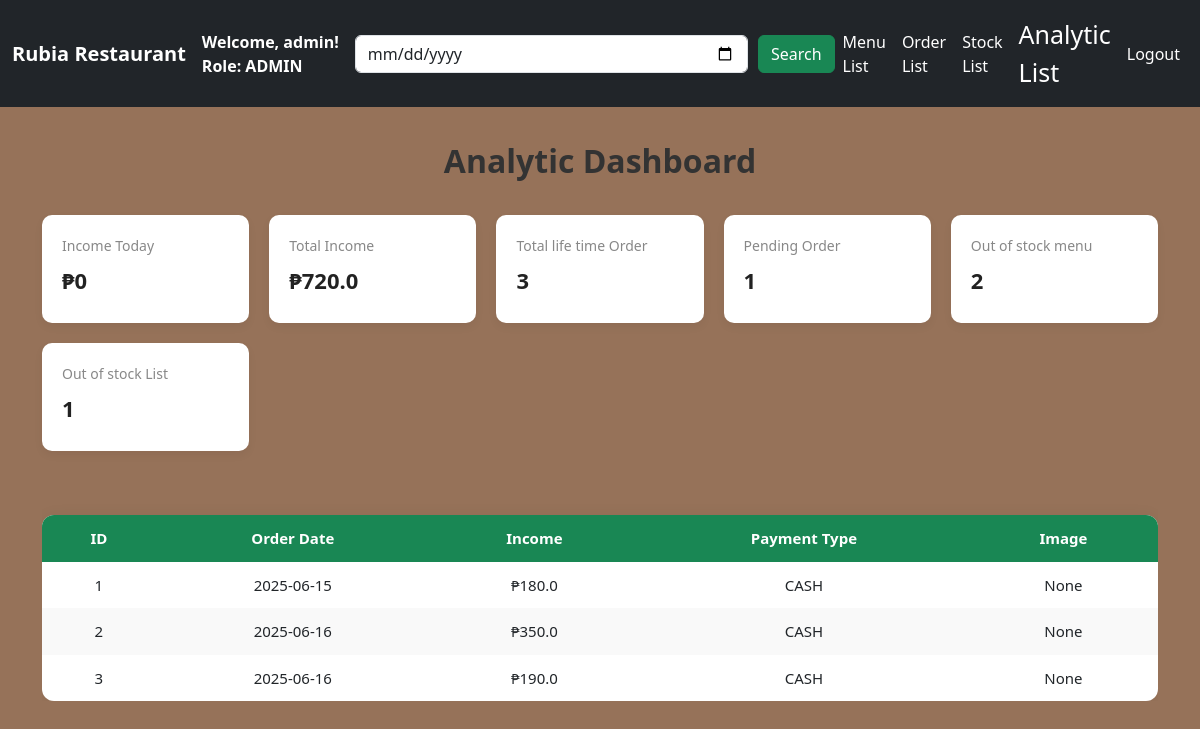
Page /analytic/list (signed in) on the committed database.
### function/model.py (models this page shows)
class Income_table(SQLModel, table=True):
    id:              int                     = Field(default=None, primary_key=True)
    order_date:      datetime.date           = Field(default_factory=datetime.date.today)
    income:          float                   = Field(nullable=False)
    payment_type:    PaymentEnum             = Field()
    image_url:       str                     = Field()
    order_list_item: str                     = Field()
    holder: Optional["Income_Holder"] = Relationship(back_populates="order")

### main.py (the view)
@app.route("/analytic/list",methods=['GET','POST'])
def analytic_list():
    if 'user_id' not in flask_session:
        return redirect(url_for('login'))
    role = flask_session.get('role')
    if role not in ['ADMIN', 'EMPLOYEE']:
        flash('You cannot Edit this','error')
        return redirect(url_for('restrict_access'))
    username = flask_session.get('username')
    role =   flask_session.get('role')
    image_names = os.listdir('static/images')
    page = request.args.get('page',1,type=int)
    PER_PAGE = 6
    with DbaseSession(engine) as session:
        if role  in ['EMPLOYEE','ADMIN']:
            stmt = select(Income_table)
            data = session.exec(stmt).all()
            stmt2 = select(Order_List).options(selectinload(Order_List.menu))
            orders = session.exec(stmt2).all()
            count  = len(set(order.table for order in orders)) # we use this to count only range
            stmt3 = session.exec(select(Menu_List).where(Menu_List.quantity == 0)).all()
            out_of_stock = len(stmt3) #this will count out of stock menu
            stmt4 = session.exec(select(Kitchen_Stock).where(Kitchen_Stock.quantity == 0)).all()
            out_of_stock_list = len(stmt4)
            stmt5 = session.exec(select(Income_Holder)).all()
            life_time_order = len(stmt5)
            stmt6 = select(Income_Today).where(Income_Today.transaction_date == date.today())
            data2 = session.exec(stmt6).all()
        if request.method == 'POST':
            query_date = request.form.get('query_date')
            if query_date:
                stmt = stmt.where(Income_table.order_date.ilike(f"%{query_date}%"))
    income_today_holder = []
    for item2 in data2:
        income_today_holder.append(item2.balance)
    income_holder = []
    for item in data:
        print(item.income)
        income_holder.append(item.income)
    total = len(data)
    start = (page - 1) * PER_PAGE
    end = start + PER_PAGE
    paginated_data = data[start:end]
    context = {
        'income_today':sum(income_today_holder),
        'total_income': sum(income_holder),
        'income_table': paginated_data,
        'username': username,
        'role': role,
        'page':page,
        'images_name': image_names,
        'total_pages': (total + PER_PAGE - 1) // PER_PAGE,
        'today':today,
        'count':count,
        'out_of_stock':out_of_stock,
        'out_of_stock_list':out_of_stock_list,
        'life_time_order':life_time_order
    }
    return render_template('analytics.html',**context)

### function/model.py (called while the page is built)
    def __str__(self):
        return self.value

### templates/analytics.html (shortened to what this page needs)
<!DOCTYPE html>
<html lang="en">
<head>
  <link href="https://cdn.jsdelivr.net/npm/bootstrap@5.3.6/dist/css/bootstrap.min.css" rel="stylesheet">
</head>
<body>
  <nav class="navbar navbar-expand-lg navbar-dark bg-dark fixed-top">
    <div class="container-fluid">
      <a class="navbar-brand fw-bold">Rubia Restaurant</a>
      <div class="d-flex flex-column text-white me-3">
        <span class="fw-bold">Welcome, {{ username }}!</span>
        <span class="fw-bold">Role: {{ role }}</span>
      </div>
      <div class="collapse navbar-collapse justify-content-between" id="navbarNav">
        <form class="d-flex mx-auto" action="/analytic/list" method="POST" style="max-width: 600px; width: 100%;">
          <input type="date" class="form-control" name="query_date" placeholder="Search by Date">
        <div style="margin-left:10px;">
          <button type="submit" class="btn btn-success">Search</button>
        </div>
        </form>
        <ul class="navbar-nav align-items-center">
          {% if role in ['ADMIN', 'EMPLOYEE'] %}
          <li class="nav-item"><a class="nav-link text-white" href="/menu/list">Menu List</a></li>
          <li class="nav-item"><a class="nav-link text-white" href="/order/list">Order List</a></li>
          <li class="nav-item"><a class="nav-link text-white" href="/stock/list">Stock List</a></li>
          <li class="nav-item"><a class="nav-link text-white" href="/analytic/list" style="font-size:25px;" >Analytic List</a></li>
          {% endif %}
          <li class="nav-item"><a class="nav-link text-white" href="/logout">Logout</a></li>
        </ul>
      </div>
    </div>
  </nav>
  <div class="container py-5">
    <div style="color:white">
      <h2 class="section-title">Analytic Dashboard</h2>
    </div>
    <div class="dashboard">
      <div class="box">
        <div class="title">Income Today</div>
        <div class="count">₱{{ income_today }}</div>
      </div>
      <div class="box">
        <div class="title">Total Income</div>
        <div class="count">₱{{ total_income }}</div>
      </div>
      <div class="box">
        <div class="title">Total life time Order</div>
        <div class="count">{{life_time_order}}</div>
      </div>
      <div class="box">
        <div class="title">Pending Order</div>
        <div class="count">{{count}}</div>
      </div>
      <div class="box">
        <div class="title">Out of stock menu</div>
        <div class="count">{{out_of_stock}}</div>
      </div>
      <div class="box">
        <div class="title">Out of stock List</div>
        <div class="count">{{out_of_stock_list}}</div>
      </div>
    </div>
    <div class="table-responsive">
      <table class="styled-table mt-4">
        <thead>
          <tr>
            <th>ID</th>
            <th>Order Date</th>
            <th>Income</th>
            <th>Payment Type</th>
            <th>Image</th>
          </tr>
        </thead>
        <tbody>
          {% for item in income_table %}
          <tr>
            <td>{{ item.id }}</td>
            <td>{{ item.order_date }}</td>
            <td>₱{{ item.income }}</td>
            <td>{{ item.payment_type }}</td>
            {% if item.payment_type != 'CASH' %}
            <td><a href="{{ url_for('view_payment_analytic',_id=item.id) }}">View</a></td>
            {%else%}
            <td>None</td>
            {%endif%}
          </tr>
          {% endfor %}
        </tbody>
      </table>
    </div>
</div>
</body>
</html>

### templates/analytics.html (style rules this page uses)
body { background-color: #967259; padding-top: 70px; font-family: 'Segoe UI', Tahoma, Geneva, Verdana, sans-serif; }
.dashboard { display: grid; grid-template-columns: repeat(auto-fit, minmax(180px, 1fr)); gap: 20px; margin-bottom: 40px; }
.box { background: white; border-radius: 10px; padding: 20px; box-shadow: 0 4px 10px rgba(0,0,0,0.05); transition: 0.3s; }
.title { font-size: 14px; color: #888; margin-bottom: 8px; }
.count { font-size: 22px; font-weight: 600; margin-bottom: 6px; color: #222; }
.styled-table { width: 100%; border-collapse: collapse; border-radius: 12px; overflow: hidden; box-shadow: 0 0 15px rgba(0, 0, 0, 0.05); background-color: white; }
.styled-table thead { background-color: #198754; color: white; text-align: center; }
.styled-table th, .styled-table td { padding: 12px 15px; text-align: center; font-size: 15px; }
.styled-table tbody tr:nth-of-type(even) { background-color: #f9f9f9; }
h2.section-title { font-weight: 700; color: #333; text-align: center; margin-bottom: 35px; }

### rows in the picture
Income_table: id "1", order_date "2025-06-15", income "180.0", payment_type "CASH", shows "None"
Income_table: id "2", order_date "2025-06-16", income "350.0", payment_type "CASH", shows "None"
Income_table: id "3", order_date "2025-06-16", income "190.0", payment_type "CASH", shows "None"

### other values in the picture
{{ username }} "admin"
{{ role }} "ADMIN"
{{ income_today }} "0"
{{ total_income }} "720.0"
{{ life_time_order }} "3"
{{ count }} "1"
{{ out_of_stock }} "2"
{{ out_of_stock_list }} "1"
